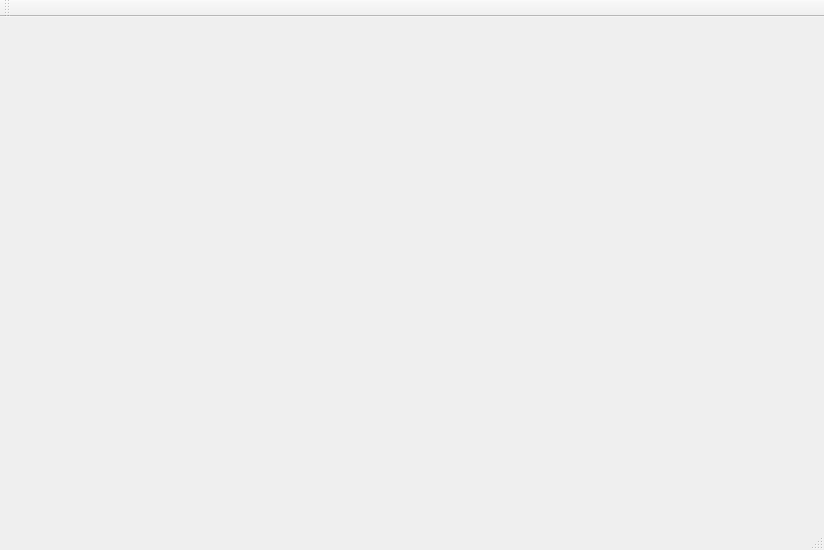
<?xml version="1.0" encoding="UTF-8"?>
<ui version="4.0">
 <class>MainWindow</class>
 <widget class="QMainWindow" name="MainWindow">
  <property name="geometry">
   <rect>
    <x>0</x>
    <y>0</y>
    <width>824</width>
    <height>550</height>
   </rect>
  </property>
  <property name="windowTitle">
   <string>MainWindow</string>
  </property>
  <widget class="QWidget" name="centralWidget">
   <layout class="QVBoxLayout" name="verticalLayout">
    <item>
     <layout class="QVBoxLayout" name="layout"/>
    </item>
   </layout>
  </widget>
  <widget class="QMenuBar" name="menuBar">
   <property name="geometry">
    <rect>
     <x>0</x>
     <y>0</y>
     <width>824</width>
     <height>20</height>
    </rect>
   </property>
   <property name="sizePolicy">
    <sizepolicy hsizetype="MinimumExpanding" vsizetype="Minimum">
     <horstretch>0</horstretch>
     <verstretch>0</verstretch>
    </sizepolicy>
   </property>
  </widget>
  <widget class="QToolBar" name="mainToolBar">
   <attribute name="toolBarArea">
    <enum>TopToolBarArea</enum>
   </attribute>
   <attribute name="toolBarBreak">
    <bool>false</bool>
   </attribute>
  </widget>
  <widget class="QStatusBar" name="statusBar"/>
 </widget>
 <layoutdefault spacing="6" margin="11"/>
 <resources/>
 <connections/>
</ui>
